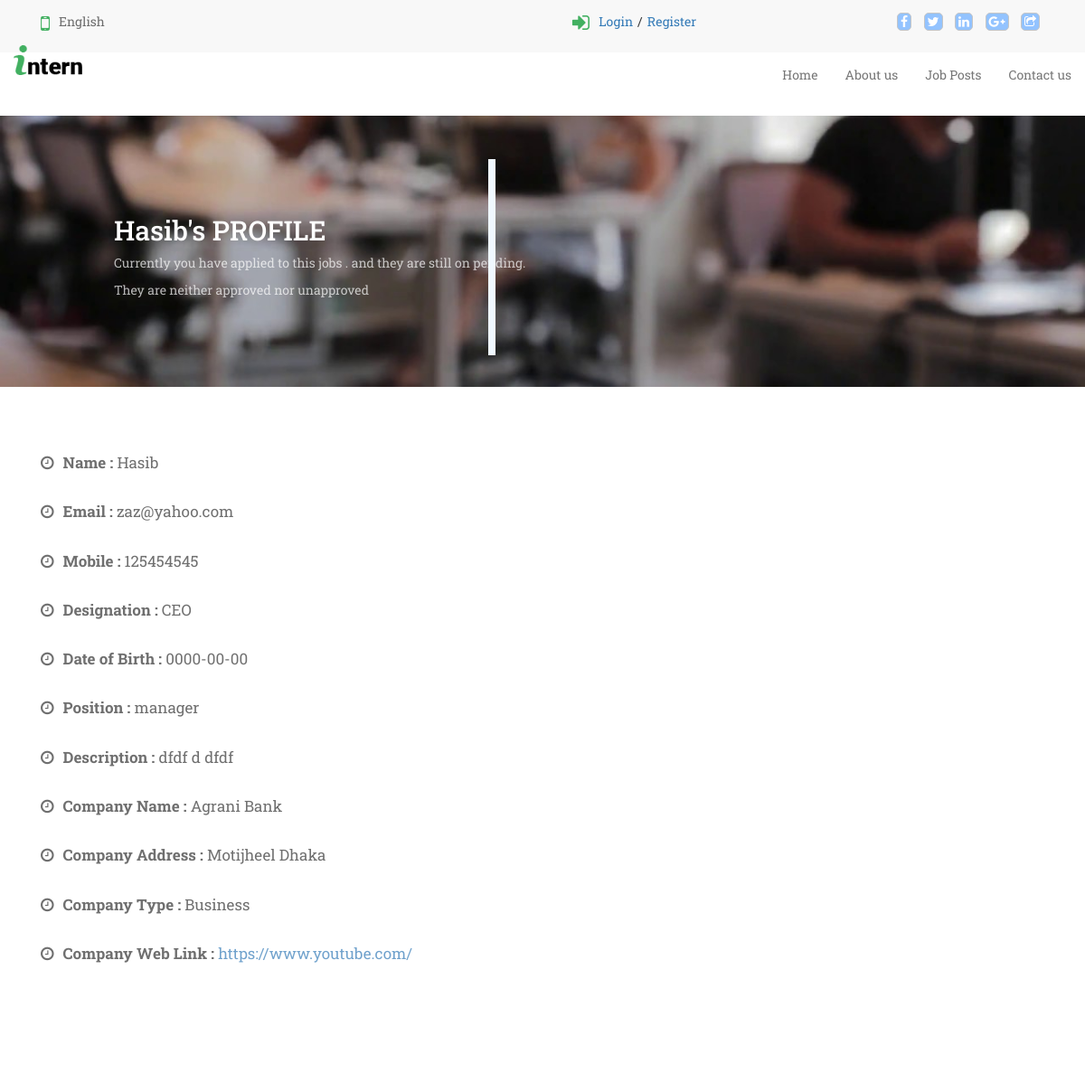
The app's page /empProfile.php?user=zaz@yahoo.com (upper part), older data.
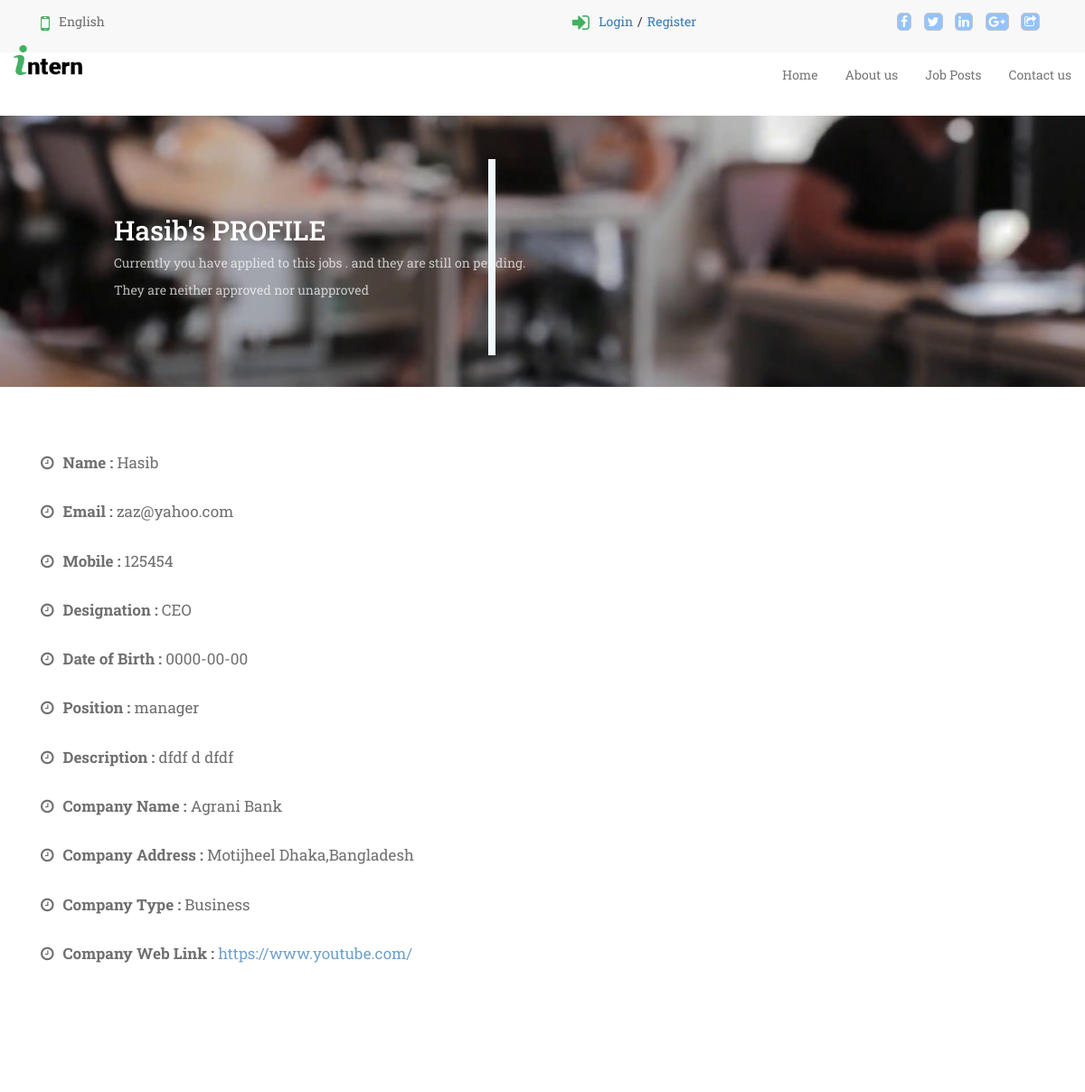
The same page, newer data.
### tables this page shows
CREATE TABLE `employer` (
  `eId` int(11) NOT NULL,
  `eName` varchar(30) NOT NULL,
  `ePass` varchar(100) NOT NULL,
  `eCompId` int(11) NOT NULL,
  `eDesignation` text NOT NULL,
  `eMobile` int(11) NOT NULL,
  `eMail` text NOT NULL,
  `ePosition` text NOT NULL,
  `eDescription` text NOT NULL,
  `eDob` date NOT NULL,
  `eDeleteDate` date DEFAULT NULL,
  `eLogin` date NOT NULL,
  `eLogout` date NOT NULL,
  `eLastActivity` timestamp NOT NULL DEFAULT CURRENT_TIMESTAMP ON UPDATE CURRENT_TIMESTAMP
);

CREATE TABLE `company` (
  `compId` int(11) NOT NULL,
  `empId` int(11) NOT NULL,
  `compName` text NOT NULL,
  `compAddress` text NOT NULL,
  `compWebLink` text,
  `compType` varchar(32) NOT NULL,
  `compDeleteDate` timestamp NULL DEFAULT NULL
);

### empProfile.php (the view, shortened to what this page needs)
<?php
    include "includes/header.php";
    include "includes/head.php";
    include "includes/navbar.php";
    $eMail = $_GET['user'];
       $statement = "select * from employer where eMail = '$eMail' ";
    $result = mysqli_query($conn,$statement);
    if(mysqli_num_rows($result) == 1 ){
        while($row = mysqli_fetch_assoc($result)){
            $eName = $row['eName'];
            $eCompId = $row['eCompId'];
            $eDesignation = $row['eDesignation'];
            $eMobile = $row['eMobile'];
            $eMail = $row['eMail'];
            $ePosition = $row['ePosition'];
            $eDescription = $row['eDescription'];
            $eDob = $row['eDob'];
            $query = "select * from company where compId = '$eCompId' ";
            $output = mysqli_query($conn,$query);
            if(mysqli_num_rows($output) == 1){
                while($row = mysqli_fetch_assoc($output)){
                    $compName = $row['compName'];
                    $compAddress = $row['compAddress'];
                    $compType = $row['compType'];
                    $compWebLink = $row['compWebLink'];
            ?>
<div class="top_banner">
           <div class="col-sm-6 top_banner_left">
               <h2><?php echo $eName ?>'s PROFILE</h2>
               <p>Currently you have applied to this jobs . and they are still on pending.</p>
               <p>They are neither approved nor unapproved</p>
           </div>
           <div class="col-sm-6"></div>
</div>
            <div class="container">
                <div class="col-sm-12">
                    <p class = "singlePost"><i class="fa fa-clock-o" aria-hidden="true"></i><b>Name : </b> <?php echo $eName ?> </p>
                    <p class = "singlePost"><i class="fa fa-clock-o" aria-hidden="true"></i><b>Email : </b> <?php echo $eMail ?> </p>
                    <p class = "singlePost"><i class="fa fa-clock-o" aria-hidden="true"></i><b>Mobile : </b> <?php echo $eMobile ?> </p>
                    <p class = "singlePost"><i class="fa fa-clock-o" aria-hidden="true"></i><b>Designation : </b> <?php echo $eDesignation ?> </p>
                    <p class = "singlePost"><i class="fa fa-clock-o" aria-hidden="true"></i><b>Date of Birth : </b> <?php echo $eDob ?> </p>
                    <p class = "singlePost"><i class="fa fa-clock-o" aria-hidden="true"></i><b>Position : </b> <?php echo $ePosition ?> </p>
                    <p class = "singlePost"><i class="fa fa-clock-o" aria-hidden="true"></i><b>Description : </b> <?php echo $eDescription ?> </p>
                    <p class = "singlePost"><i class="fa fa-clock-o" aria-hidden="true"></i><b>Company Name : </b> <?php echo $compName ?> </p>
                    <p class = "singlePost"><i class="fa fa-clock-o" aria-hidden="true"></i><b>Company Address : </b> <?php echo $compAddress ?> </p>
                    <p class = "singlePost"><i class="fa fa-clock-o" aria-hidden="true"></i><b>Company Type : </b> <?php echo $compType ?> </p>
                    <p class = "singlePost"><i class="fa fa-clock-o" aria-hidden="true"></i><b>Company Web Link : </b><a href="<?php echo $compWebLink ?>"><?php echo $compWebLink ?></a> </p>
                </div>
            </div>
     <?php
                }
            }
        }
    }
include "includes/footer.php";
?>

Row changes from the older to the newer data that the page shows:
changed employer "Hasib": eMobile "125454545" → "125454"
changed company "Agrani Bank": compAddress "Motijheel Dhaka" → "Motijheel Dhaka,Bangladesh"
